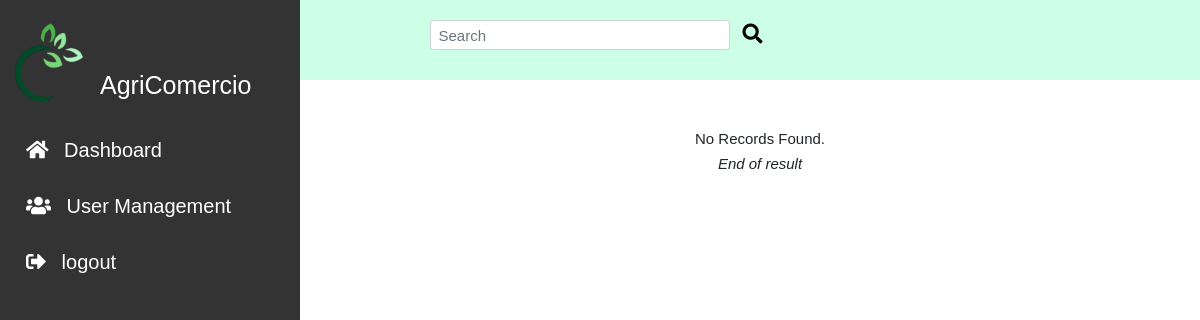
Before: /admin/customer.php with the older database file.
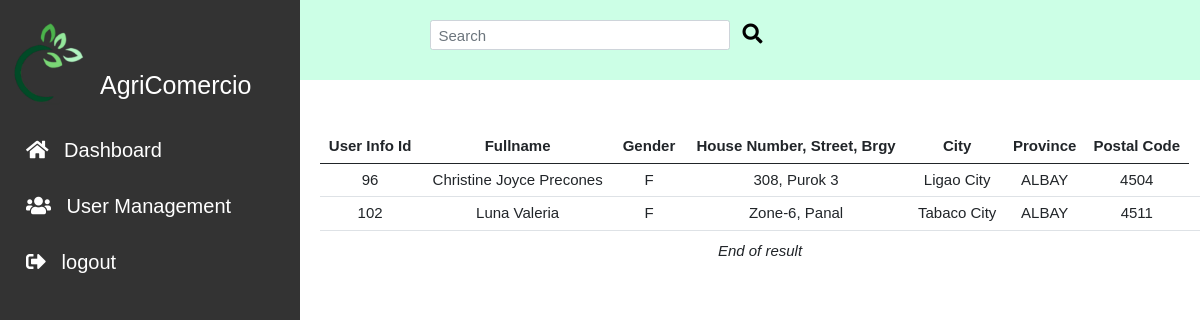
After: the same page with the newer database file.
### tables this page shows
CREATE TABLE `user_info` (
  `user_info_id` int(11) NOT NULL,
  `user_fullname` varchar(128) NOT NULL,
  `user_ref_num` varchar(64) NOT NULL,
  `gender` varchar(20) NOT NULL,
  `contact_details` varchar(20) NOT NULL,
  `house_no_street_brgy` varchar(128) NOT NULL,
  `city` varchar(128) NOT NULL,
  `province` varchar(128) NOT NULL,
  `postal_code` int(11) NOT NULL,
  `user_type` varchar(55) NOT NULL
);

### admin/customer.php (the view, shortened to what this page needs)
<!DOCTYPE html>
<?php
include_once ('../includes/db_conn.php');
$searchkey="";
?>
<!DOCTYPE html>
<html lang="en">
<head>
    <link rel="stylesheet" href="../css/bootstrap.min.css">
    <link rel="stylesheet" href="../css/style.css">
    <link rel="stylesheet" href="../css/fontawesome.css">
    <link rel="stylesheet" href="https://cdnjs.cloudflare.com/ajax/libs/font-awesome/5.15.2/css/all.min.css">
</head>
<body>
<header id="header">
<section id= "search">
        <div class = "container-fluid">
            <form action="customer.php" method="GET" class="d-flex">
                <input id="searchbar" name="searchkey" class="form-control me-2" type="search" placeholder="Search" aria-label="Search">
                <button class="btn btn-light" type="submit"><i class="fas fa-search"></i></button>
            </form>
        </div>
    </section>
</header>
<body>
<div class="sidenav">
  <div class="sidenav-title">
    <div class="sidenav_image">
      <img src="../img/logo1.png" alt=""width = "90px ">
      <h1>AgriComercio</h1>
    </div>
  </div>
  <a href="index.php"><i class="fas fa-home"></i> Dashboard</a>
  <a href="user.php"><i class="fas fa-users"></i> User Management</a>
  <a href="../logout.php"><i class="fas fa-sign-out-alt"></i> logout </a>
</div>
<main>
        <div class="main__container">
          <div class="container_fluid">
                <div class="row" id="contentPanel">
                <div class="col-12">
                <?php
                if($searchkey == ""){
                                    $sql =" SELECT
                                    `user_info_id`,
                                    `user_fullname`,
                                    `user_ref_num`,
                                    `gender`,
                                    `contact_details`,
                                    `house_no_street_brgy`,
                                    `city`,
                                    `province`,
                                    `postal_code`,
                                    `user_type`
                                    FROM `user_info`
                                    WHERE user_type = 'Customer';";
                    $stmt=mysqli_stmt_init($conn);
                    if (!mysqli_stmt_prepare($stmt, $sql)){
                    echo "Statement Failed.";
                    exit();
                    }
                }
                mysqli_stmt_execute($stmt);
                $resultData = mysqli_stmt_get_result($stmt);
                $arr=array();
                while($row = mysqli_fetch_assoc($resultData)){
                array_push($arr,$row);
                }
                if(!empty($arr)){
                    echo "<table class='table'>";
                    echo "<thead>";
                    echo "<th> User Info Id </th>";
                    echo "<th> Fullname</th>";
                    echo "<th> Gender </th>";
                    echo "<th> House Number, Street, Brgy </th>";
                    echo "<th> City </th>";
                    echo "<th> Province </th>";
                    echo "<th> Postal Code </th>";
                    echo "</thead>";
                    foreach($arr as $key => $val){
                    echo "<tr>";
                    echo "<td>" . $val ['user_info_id']         . "</td>";
                    echo "<td>" . $val ['user_fullname']   . "</td>";
                    echo "<td>" . $val ['gender']          .  " </td> ";
                    echo "<td>" . $val ['house_no_street_brgy'] .  " </td>";
                    echo "<td>" . $val ['city'] .  " </td>";
                    echo "<td>" . $val ['province'] .  " </td>";
                    echo "<td>" . $val ['postal_code'] .  " </td>";
                    echo "<td>";
                    echo "</tr>";
                    }
                  ?>
                    <?php
                    echo "</table>";
                    }
                    else{
                    echo "<h4> No Records Found.</h4>";
                    }
                ?>
                    <div
                    class='text-center'><em>End of result</em>
                    </div>
                </div>
                </div>
          </div>
      </main>
</body>
</html>

Changed rows visible on the page:
added user_info: user_info_id "96", user_fullname "Christine Joyce Precones", gender "F", house_no_street_brgy "308, Purok 3", city "Ligao City", province "ALBAY", postal_code "4504"
added user_info: user_info_id "102", user_fullname "Luna Valeria", gender "F", house_no_street_brgy "Zone-6, Panal", city "Tabaco City", province "ALBAY", postal_code "4511"
Other visible differences:
text no longer shown: "No Records Found."
text now shown: "User Info Id Fullname Gender House Number, Street, Brgy City Province Postal Code"
